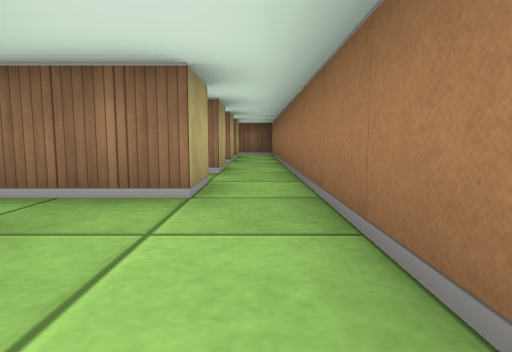
view 1 (above)

24 first-person views from a walk through a cub3D ray-caster map. The camera is about half as high as the walls, tilts 6° down and sees 75° across. The floor is counted in squares. Each view is taken from the middle of a square. On the plan, view 1 faces up. The plan holds only what a view shows up to about 9 squares ahead; the rest is blank.

view 2
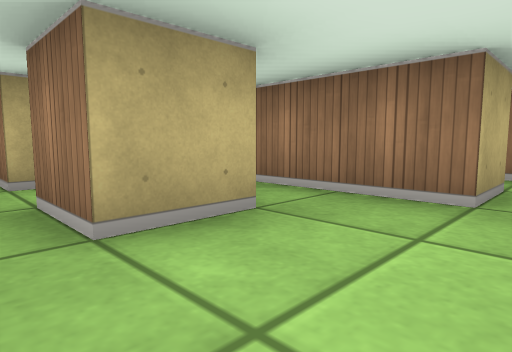

view 3
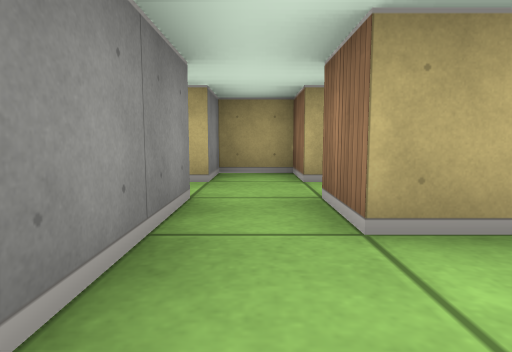

view 4
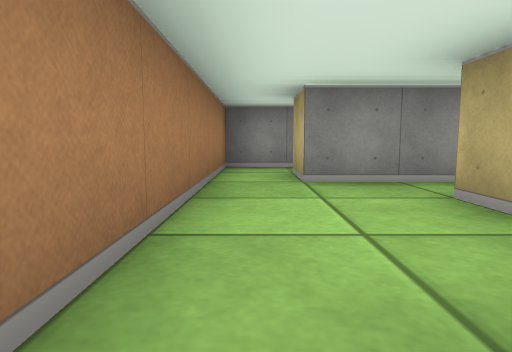

view 5
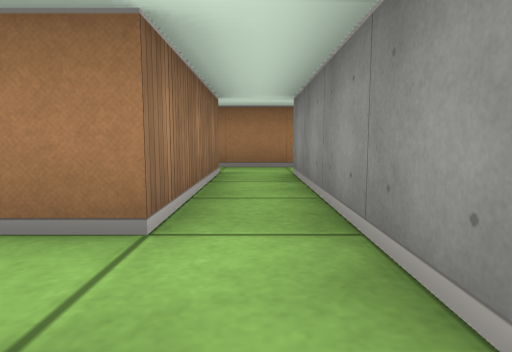

view 6
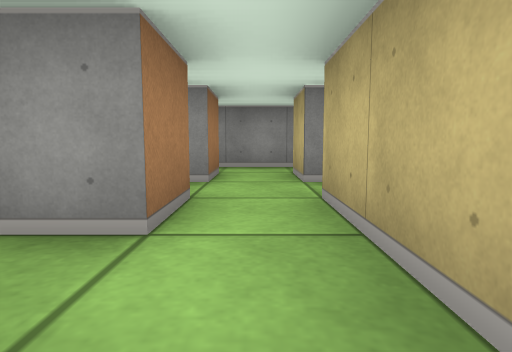

view 7
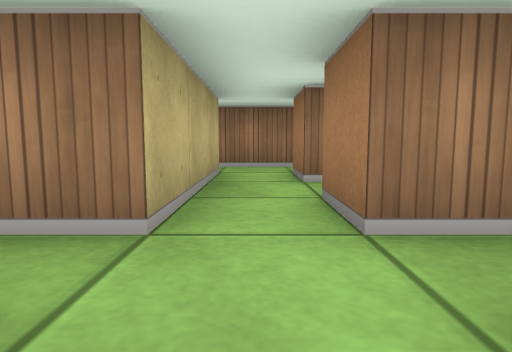

view 8
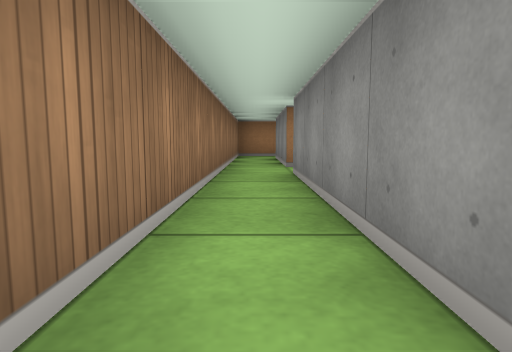

view 9
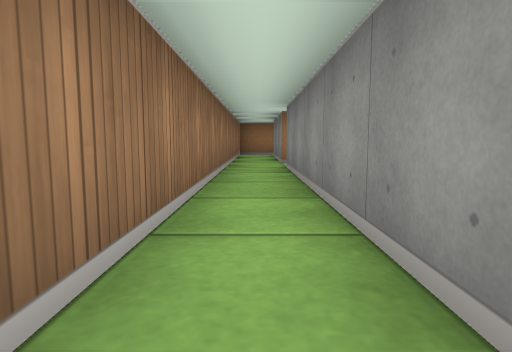

view 10
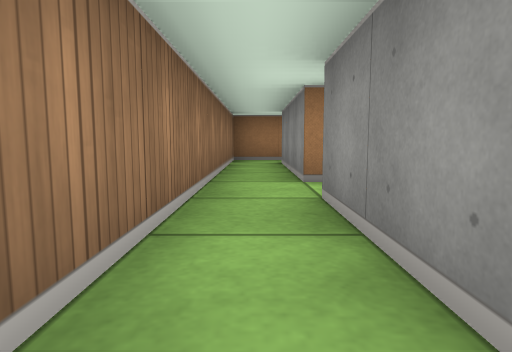

view 11
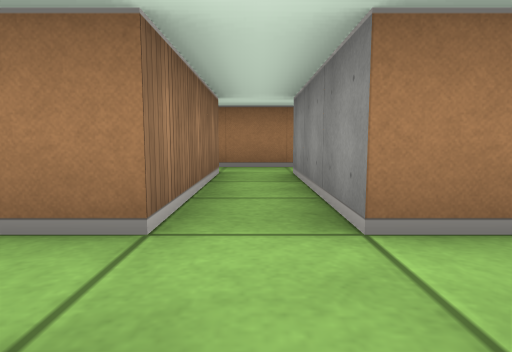

view 12
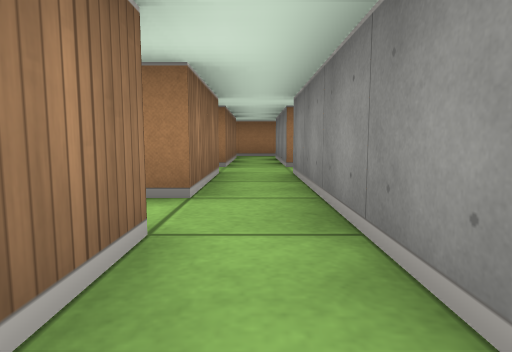

view 13
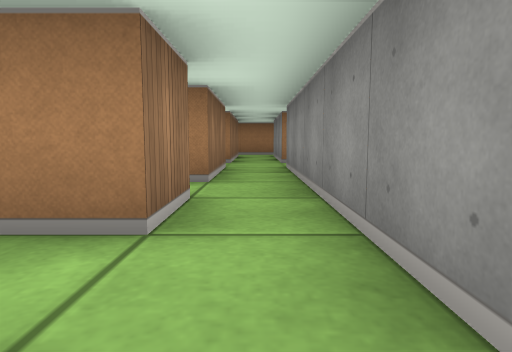

view 14
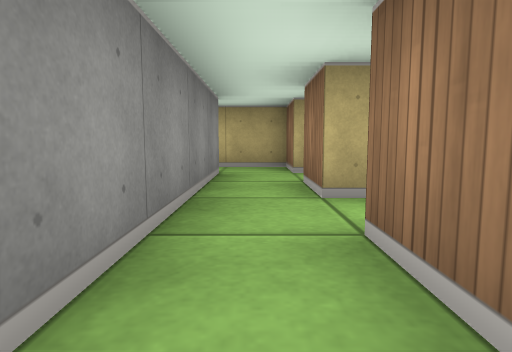

view 15
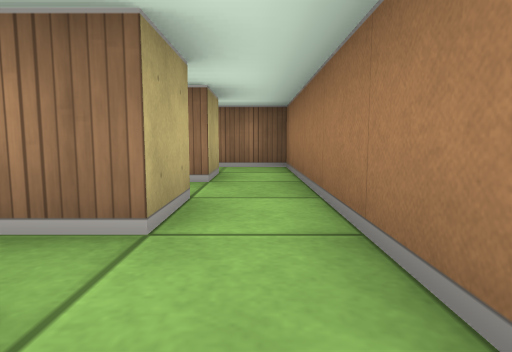

view 16
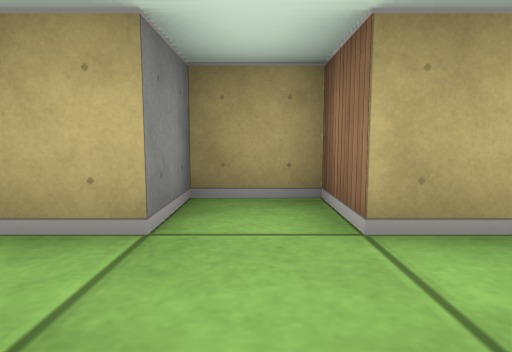

view 17
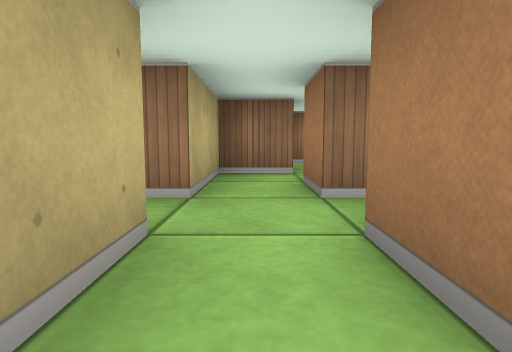

view 18
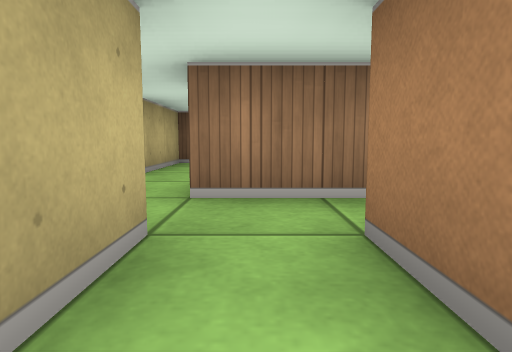

view 19
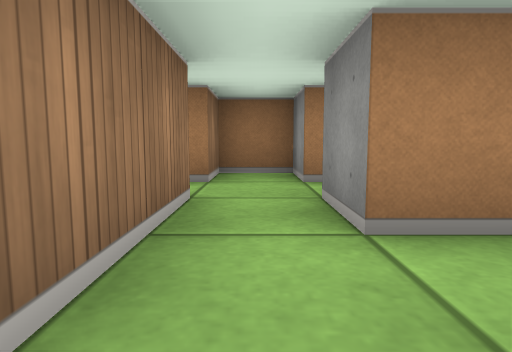

view 20
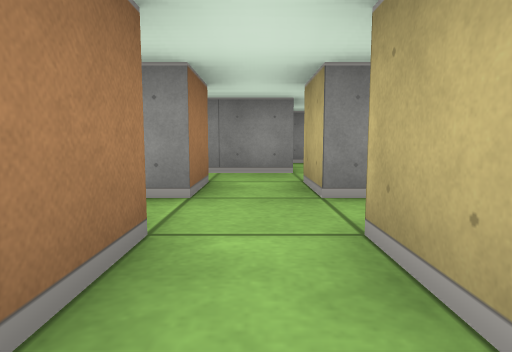

view 21
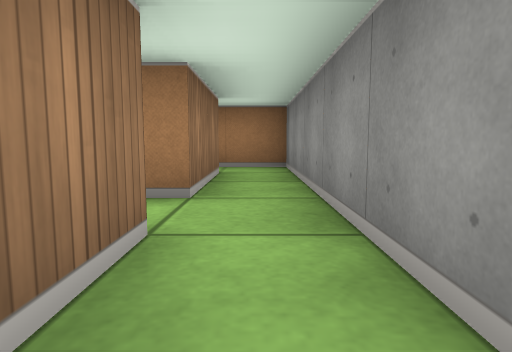

view 22
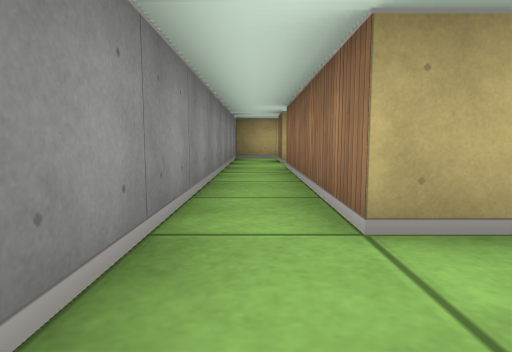

view 23
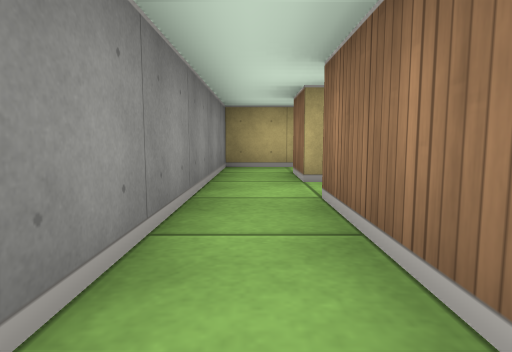

view 24
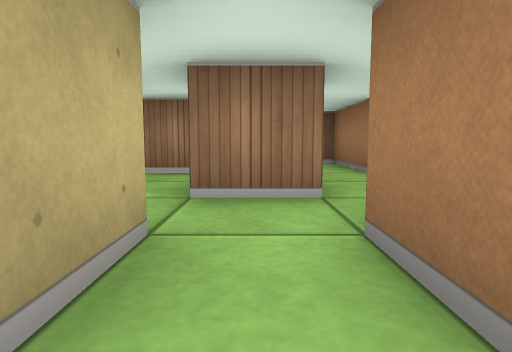

### Floor plan
Ten units are one square. View 1 is at (0, 0); x grows to the right and y downward. Boxes are objects, and circles mark ways between rooms. Rooms are numbered by the first view taken in them; rooms with no view inside come last. Other rooms are left out.
<svg viewBox="-185 -110 195 140">
<path fill="none" stroke="#000" d="M-15 -15 -15 -5 -25 -5M-5 -25 -25 -25M-25 5 -5 5 -5 15M-35 -12 -35 -5 -45 -5 -45 5 -35 5M5 15 5 -25M-5 -45 -35 -45M-46 -35 -5 -35 -5 -25M5 -25 5 -45M-95 -95 -45 -95 -45 -85M-35 -85 -35 -95 -5 -95 -5 -85M5 -85 5 -105 -95 -105M-5 -65 -35 -65M-35 -45 -35 -55 -5 -55 -5 -45M-45 -55 -45 -45M5 -45 5 -65M-75 -65 -85 -65 -85 -72M-94 -65 -105 -65 -105 -45M-95 -45 -95 -55 -45 -55M-45 -65 -65 -65 -65 -69M-75 -5 -85 -5 -85 -15 -75 -15 -75 -5M-65 -5 -65 -15 -55 -15 -55 -25 -65 -25M-85 5 -85 15 -95 15M-75 -25 -95 -25M-95 -15 -95 -5M-35 5 -35 15 -75 15 -75 5 -62 5M-105 14 -105 25 -5 25M-5 15 -25 15 -25 11M-75 -35 -75 -25M-65 -25 -65 -45M-5 -75 -5 -65M-35 -65 -35 -75 -28 -75M-45 -85 -45 -65M5 -65 5 -85M-5 25 5 25 5 15"/>
<circle cx="0" cy="-30" r="3" fill="#2a7"/>
<circle cx="-30" cy="10" r="3" fill="#2a7"/>
<circle cx="0" cy="10" r="3" fill="#2a7"/>
<circle cx="-40" cy="-50" r="3" fill="#2a7"/>
<circle cx="0" cy="-50" r="3" fill="#2a7"/>
<circle cx="-40" cy="-90" r="3" fill="#2a7"/>
<circle cx="0" cy="-90" r="3" fill="#2a7"/>
<circle cx="-55" cy="-60" r="3" fill="#2a7"/>
<circle cx="-40" cy="-70" r="3" fill="#2a7"/>
<circle cx="0" cy="-70" r="3" fill="#2a7"/>
<circle cx="-70" cy="-30" r="3" fill="#2a7"/>
<circle cx="-15" cy="20" r="3" fill="#2a7"/>
<text x="-10" y="-10">1</text>
<text x="-20" y="-40">2</text>
<text x="-180" y="-100">3</text>
<text x="-20" y="-60">4</text>
<text x="-80" y="-60">5</text>
<text x="-70" y="0">6</text>
<text x="-80" y="-40">7</text>
<text x="-20" y="-80">8</text>
<text x="0" y="20">9</text>
</svg>
Room 1 opens to room 2. Room 1 opens to room 6. Room 1 opens to room 9. Room 2 opens to room 4. Room 3 opens to room 8. Room 4 opens to room 5. Room 4 opens to room 8. Room 6 opens to room 7. Room 6 opens to room 9.

Where each view was taken, in squares from view 1:
view 1: 0 up, 0 right, facing up
view 2: 0 up, 0 right, facing up-left
view 3: 0 up, 0 right, facing left
view 4: 3 up, 0 right, facing down
view 5: 4 up, 5 left, facing right
view 6: 9 up, 4 left, facing down
view 7: 5 up, 4 left, facing up
view 8: 10 up, 9 left, facing right
view 9: 10 up, 10 left, facing right
view 10: 10 up, 7 left, facing right
view 11: 6 up, 5 left, facing right
view 12: 6 up, 9 left, facing right
view 13: 6 up, 10 left, facing right
view 14: 6 up, 5 left, facing left
view 15: 5 up, 0 right, facing up
view 16: 0 up, 2 left, facing left
view 17: 2 up, 10 left, facing up
view 18: 0 up, 9 left, facing up
view 19: 2 up, 10 left, facing right
view 20: 4 up, 7 left, facing down
view 21: 2 down, 5 left, facing right
view 22: 2 down, 2 left, facing left
view 23: 2 down, 5 left, facing left
view 24: 2 down, 8 left, facing up
